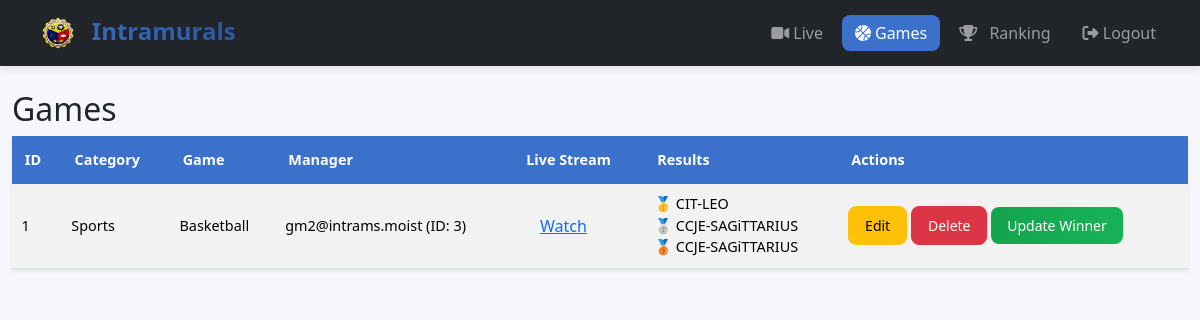
The page /games/ (signed in) on the database its author committed.
### models.py (models this page shows, shortened)
class Game(db.Model):
    __tablename__ = "games"
    id = db.Column(db.Integer, primary_key=True)
    category = db.Column(db.String(50), nullable=False)
    game_name = db.Column(db.String(100), nullable=False)
    game_manager = db.Column(db.String(100), nullable=False)
    live_url = db.Column(db.String(255), nullable=True)

class User(db.Model):
    __tablename__ = "users"
    id = db.Column(db.Integer, primary_key=True)
    name = db.Column(db.String(100), nullable=False)
    role = db.Column(db.String(50), nullable=False)  # "game_manager" or "admin"
    password_hash = db.Column(db.String(255), nullable=False)  # store hashed password
    status = db.Column(db.String(20), nullable=False, default="active")  # active/inactive
    @property
    def password(self):
        raise AttributeError("Password is write-only!")
    @password.setter
    def password(self, plain_password):
        self.password_hash = generate_password_hash(plain_password)

class Participant(db.Model):
    __tablename__ = "participants"
    id = db.Column(db.Integer, primary_key=True)
    team_name = db.Column(db.String(100), nullable=False)
    team_category = db.Column(db.String(50), nullable=False)
    team_logo = db.Column(db.String(255), nullable=True)  # nullable true ✅

### routes/games.py (the view)
@games_bp.route("/")
def list_games():
    games = Game.query.all()
    managers = User.query.filter_by(role="game_manager").all()
    participants = Participant.query.all()
    results = {r.game_id: r for r in Result.query.all()}
    return render_template(
        "games.html",
        games=games,
        managers=managers,
        participants=participants,
        results=results
    )

### app.py (called while the page is built)
def protect_blueprint(bp, exclude=['index']):
    @bp.before_request
    def require_login():
        if request.endpoint in exclude:
            return
        if "user_id" not in session:
            flash("Please log in first.", "warning")
            return redirect(url_for("login"))

### templates/games.html (shortened to what this page needs)
{% extends "base.html" %}
{% block content %}
<h2>Games</h2>
<table class="table table-striped table-hover shadow-sm">
    <thead class="table-primary">
        <tr>
            <th>ID</th>
            <th>Category</th>
            <th>Game</th>
            <th>Manager</th>
            <th>Live Stream</th>
            <th>Results</th>
            <th>Actions</th>
        </tr>
    </thead>
    <tbody>
        {% for g in games %}
            {% set manager = managers | selectattr('name', 'equalto', g.game_manager) | first %}
            {% if session['role'] == 'admin' or (manager and session['user_id'] == manager.id) %}
            <tr>
                <td>{{ g.id }}</td>
                <td>{{ g.category }}</td>
                <td>{{ g.game_name }}</td>
                <td>{{ g.game_manager }} {% if manager %}(ID: {{ manager.id }}){% endif %}</td>
                <td>
                    {% if g.live_url %}
                        <button type="button" class="btn btn-link" data-bs-toggle="modal" data-bs-target="#liveModal{{ g.id }}">
                            Watch
                        </button>
                    {% else %}
                        <span class="text-muted">No link</span>
                    {% endif %}
                </td>
                <td>
                    {% set r = results.get(g.id) %}
                    {% if r %}
                        🥇 {{ r.first_rel.team_name }} <br>
                        🥈 {{ r.second_rel.team_name }} <br>
                        🥉 {{ r.third_rel.team_name }}
                    {% else %}
                        <span class="text-muted">No results yet</span>
                    {% endif %}
                </td>
                <td>
                    <button type="button" class="btn btn-warning btn-sm" data-bs-toggle="modal" data-bs-target="#editModal{{ g.id }}">Edit</button>
                    <a href="{{ url_for('games.delete', id=g.id) }}" class="btn btn-danger btn-sm">Delete</a>
                    <button type="button" class="btn btn-success btn-sm" data-bs-toggle="modal" data-bs-target="#resultModal{{ g.id }}">Update Winner</button>
                </td>
            </tr>
            {% endif %}
        {% endfor %}
    </tbody>
</table>
{% endblock %}

### templates/base.html (style rules this page uses)
:root { --primary-color: #3b71ca; --secondary-color: #f8f9fa; --accent-color: #dc3545; --dark-color: #212529; --light-color: #f8f9fa; --success-color: #14a44d; --border-radius: 8px; }
body { background-color: #f5f7fb; font-family: "Segoe UI", Tahoma, Geneva, Verdana, sans-serif; }
.btn { border-radius: var(--border-radius); padding: 0.5rem 1rem; font-weight: 500; transition: all 0.3s ease; }
.btn-success { background: linear-gradient(to right, var(--success-color), #17b358); border: none; }
.table th { background-color: var(--primary-color); color: white; border: none; padding: 0.8rem; font-size: 0.9rem; }
.table td { padding: 0.6rem; vertical-align: middle; font-size: 0.9rem; }

### rows shown on the page
Game: id "1", category "Sports", game_name "Basketball", game_manager "gm2@intrams.moist"
User: id "3"
Participant: first_rel.team_name "CIT-LEO"
Participant: second_rel.team_name "CCJE-SAGiTTARIUS", third_rel.team_name "CCJE-SAGiTTARIUS"
